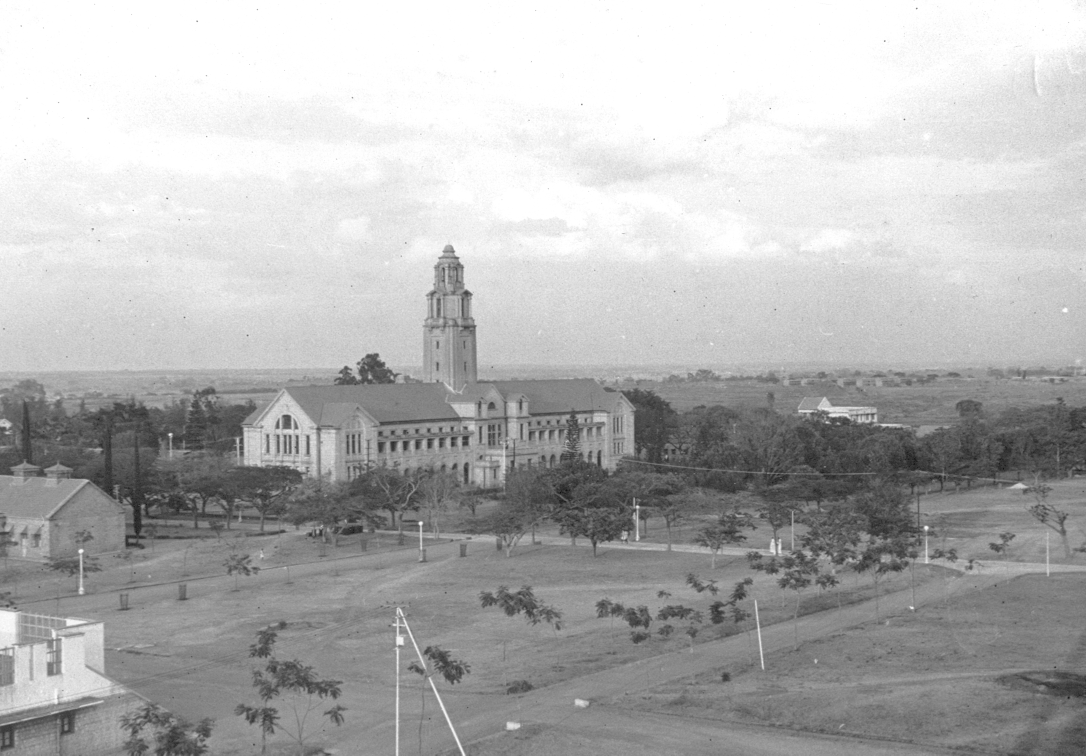
#> input picture BW_images/IISc_1950.jpg, 3258 x 2266 px, found by its file name (shown at 1/3 size); its folder holds 6 pictures in this run
$ jupyter execute --allow-errors AIP_Project_colorization_by_zhang.ipynb   (shell and % lines are left out)
#> lines starting #> are read from the running program, lines starting #| are printed output that depends on the picture
[cell 1]
import argparse
import matplotlib.pyplot as plt
import torch
import os
from colorization.colorizers import *

❄ processing data

[cell 2]
from PIL import Image
import os

[cell 3]
data_folder_path="AIP_project/imagenet_subtrain"
save_path="AIP_project/bw_imagenet"

#> (the rest of this cell did not finish here and is left out)

[cell 4]
result_path_eccv16="/content/drive/MyDrive/AIP_project/rz_results/eccv16_results"
result_path_siggraph17="/content/drive/MyDrive/AIP_project/rz_results/siggraph17_results"

#> (a cell that did not finish here is left out)

[cell 6]
count=0
print("converting to BW:",end='')
#> (the rest of this cell did not finish here and is left out)

#> (a cell that did not finish here is left out)

[cell 8]
os.mkdir("my_folder")

❄ Models

[cell 9]
class Functions_rz:
    def __init__(this,input_folder_path,results_path=None):
        if(torch.cuda.is_available()):
            this.device="GPU"
        else:
            this.device="CPU"
        this.input_path=input_folder_path
        this.results_path=results_path

        # load colorizers
        this.colorizer_eccv16 = eccv16(pretrained=True).eval()
        this.colorizer_siggraph17 = siggraph17(pretrained=True).eval()
        if(this.device=="GPU"):
            this.colorizer_eccv16.cuda()
            this.colorizer_siggraph17.cuda()
    # [59 lines left out: functions colorize, colorize_2, not called in this run]

[cell 10]
imgs_path="BW_images"
results_path="colorized_colorize"
#> (the rest of this cell did not finish here and is left out)

[cell 11]
images_path="BW_images"
save_images_path="colorized_colorize"
#> (the rest of this cell did not finish here and is left out)

#> (a cell that did not finish here is left out)

[cell 13]
pth="/content/drive/MyDrive/AIP_project/rz_results/siggraph17_results"
#> (the rest of this cell did not finish here and is left out)

❄ Downloading imagenet dataset

[cell 14]
import os

#> (a cell that did not finish here is left out)

[cell 16]
class_map_dict=None
# Open the file in read mode
#> (the rest of this cell did not finish here and is left out)

[cell 17]
class_map_dict=None
# Open the file in read mode
#> (the rest of this cell did not finish here and is left out)

❄ VGG net for classification

[cell 18]
import os
import torch
import torchvision.models as models
from PIL import Image
from torchvision import transforms

# Load the pretrained VGG-16 model
#> (the rest of this cell did not finish here and is left out)

# Instence aware image colorization

[cell 19]
!cd InstColorization

❄ Changing luminence

[cell 20]
import cv2
import numpy as np

[cell 21]
img_path="/content/drive/MyDrive/AIP_project/IISc_1950.jpg"
save_path="/content/drive/MyDrive/AIP_project/diff_lumin"
factor=1
for count in range(10):
    factor+=0.125
    image = cv2.imread(img_path)
#> image is the input picture: shape (2266, 3258, 3); min 0, max 255, mean 178.8
    lab_image = cv2.cvtColor(image, cv2.COLOR_BGR2LAB)
#> lab_image: shape (2266, 3258, 3); mean of channels 0, 1, 2 184.1, 128, 128
    l_channel, a_channel, b_channel = cv2.split(lab_image)
#> a_channel: shape (2266, 3258); every value is 128
    l_channel = np.clip(l_channel * factor, 0, 255).astype(np.uint8)
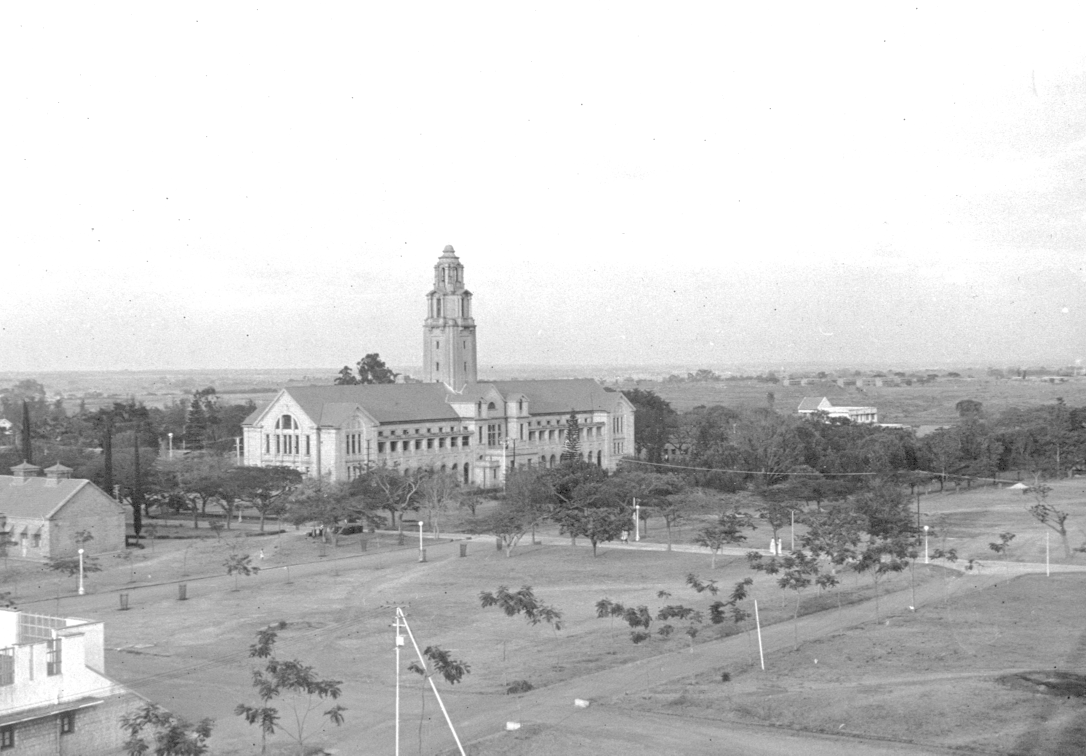
#> l_channel: shape (2266, 3258) (shown at 1/3 size); min 0, max 255, mean 198.6
    lab_image = cv2.merge([l_channel, a_channel, b_channel])
#> lab_image: shape (2266, 3258, 3); mean of channels 0, 1, 2 198.6, 128, 128
    output_image = cv2.cvtColor(lab_image, cv2.COLOR_LAB2BGR)
    cv2.imwrite(save_path+"/"+"iisc_l"+str(count)+".jpeg", output_image)
    #cv2.imshow("Modified Image", output_image)
    cv2.waitKey(0)
    cv2.destroyAllWindows()
